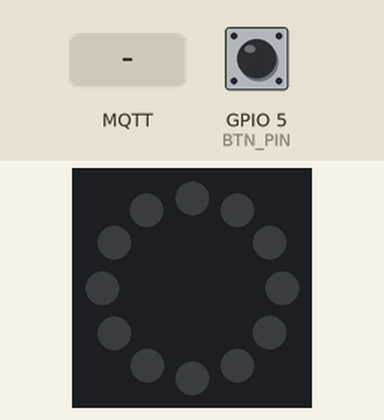
This sketch was run on a simulated ESP32-S3. Shown: 12 RGB LEDs in a ring, first at the top, clockwise. Inputs (shaded band) come from the test bench; at power-on: GPIO 5 (BTN_PIN) HIGH. Dim RGB values are drawn brighter than linear; WiFi joins after 1.5 s; servers stay silent unless stated; no MQTT or app messages arrive unless stated; what the sketch prints to the serial monitor is not drawn.

Above: at 2.3 s.
2.4 s: MQTT message "ping" arrives on the first subscribed topic
At 2.41 s:
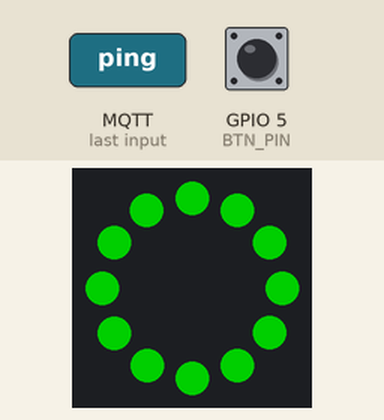
4.1 s: GPIO 5 (BTN_PIN) pulled LOW for 0.15 s
At 4.11 s:
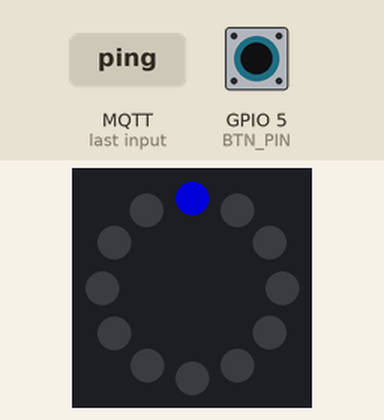
4.8 s: MQTT message "ack" arrives on the first subscribed topic
At 5.76 s:
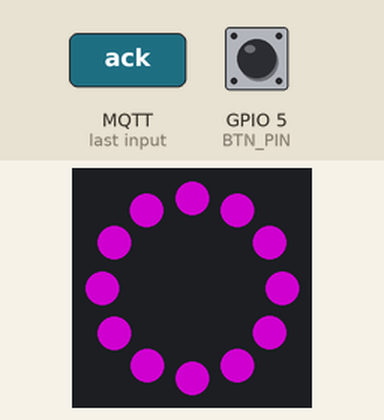
7.2 s: GPIO 5 (BTN_PIN) pulled LOW for 1 s
At 7.29 s:
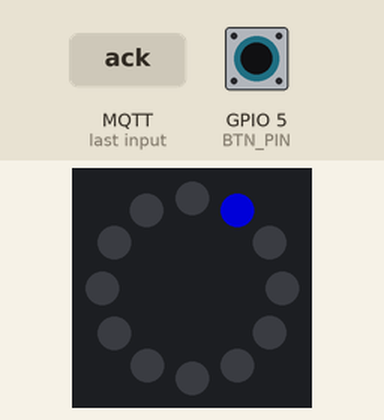

The sketch:

nanoA.ino
```cpp
#define THIS_IS_A 1                 //  <<<  A = 1

#include <WiFi.h>
#include <WiFiClientSecure.h>
#include <PubSubClient.h>
#include <Adafruit_NeoPixel.h>

/* ===== Wi-Fi credentials  ===== */
const char* WIFI_SSID = "YOUR WIFI NAME";
const char* WIFI_PASS = "YOUR WIFI PASSWORD";

/* ===== HiveMQ Cloud credentials  ===== */
const char* MQTT_BROKER = "YOUR MQTT BROKER LINK";
const int   MQTT_PORT   = 8883; // HiveMQ Cloud uses port 8883 for secure MQTT connections, replace with your own if needed
const char* MQTT_USER   = "USERNAME"; // HiveMQ Cloud username, replace with your own
const char* MQTT_PASS   = "PASSWORD"; // HiveMQ Cloud password, replace with your own

/* ===== Unique IDs (auto-selected) ===== */
#if THIS_IS_A
  #define CLIENT_ID "esp32NanoA"
  const char* TX_TOPIC = "nanos/AtoB";
  const char* RX_TOPIC = "nanos/BtoA";
#else
  #define CLIENT_ID "esp32NanoB"
  const char* TX_TOPIC = "nanos/BtoA";
  const char* RX_TOPIC = "nanos/AtoB";
#endif

/* ===== 3.  LET’S ENCRYPT ROOT CA  ===== */
const char LETS_ENCRYPT_CA[] PROGMEM = R"EOF(
-----BEGIN CERTIFICATE-----
YOUR LONG STRING
-----END CERTIFICATE-----
)EOF";


/* ---------- hardware ---------- */
constexpr uint8_t LED_PIN = D7; // REPLACE WITH YOUR OWN PIN NUMBER
constexpr uint8_t LED_CNT = 12; // REPLACE WITH YOUR OWN PIN NUMBER
constexpr uint8_t BTN_PIN = D4; // REPLACE WITH YOUR OWN PIN NUMBER


#define MQTT_KEEPALIVE_SEC 60        // every 60 s → HiveMQ never sleeps

WiFiClientSecure net;
PubSubClient     mqtt(net);
Adafruit_NeoPixel ring(LED_CNT, LED_PIN, NEO_GRB + NEO_KHZ800);

/* ------------------------------------------------------------------
 *                           STATE DEFINITIONS
 * ------------------------------------------------------------------ */
enum class PingState : uint8_t { Idle, Waiting, Acked, Timeout };
PingState pingState   = PingState::Idle;

constexpr uint32_t ACK_TIMEOUT_MS = 3000;
uint32_t           ackDeadline    = 0;

/* Blue spinner (while waiting for ACK) */
constexpr uint16_t SPIN_MS = 80;
uint8_t   spinStep      = 0;
uint32_t  nextSpinFrame = 0;

/* Red / Green blink (after ACK or timeout) */
constexpr uint8_t  BLINK_COUNT = 2;
constexpr uint16_t BLINK_MS    = 250;
bool      blinkOn        = false;
uint8_t   blinkToggles   = 0;
uint32_t  nextBlink      = 0;

/* Smooth “receiver glow” (green-yellow **plus purple** pulse) */
constexpr uint32_t RECV_EFFECT_MS   = 8000;   // longer, more sensual
constexpr uint16_t RECV_FRAME_MS    = 40;
bool      recvEffectActive = false;
uint32_t  recvEffectEnd    = 0;
uint32_t  nextRecvFrame    = 0;
uint8_t   recvPhase        = 0;

/* ------------------------------------------------------------------
 *                      HELPER & DEBUG FUNCTIONS
 * ------------------------------------------------------------------ */
void showSolid(uint8_t r, uint8_t g, uint8_t b)
{
  for (uint8_t i = 0; i < LED_CNT; ++i) ring.setPixelColor(i, r, g, b);
  ring.show();
}

/* -------- Wi-Fi event callback (prints disconnect reasons) -------- */
void onWiFiEvent(arduino_event_id_t event, arduino_event_info_t info)
{
  if (event == ARDUINO_EVENT_WIFI_STA_DISCONNECTED) {
    Serial.printf("\n[WiFi] Disconnected. Reason: %d\n", info.wifi_sta_disconnected.reason);
  }
}

/* ---------- Connect to Wi-Fi with timeout & diagnostics ---------- */
void connectWiFi()
{
  if (WiFi.status() == WL_CONNECTED) return;

  WiFi.mode(WIFI_STA);
  WiFi.begin(WIFI_SSID, WIFI_PASS);

  const uint32_t start = millis();
  Serial.print("[WiFi] Connecting");
  while (WiFi.status() != WL_CONNECTED && millis() - start < 15000) {
    delay(250);
    Serial.print('.');
  }

  if (WiFi.status() == WL_CONNECTED) {
    Serial.printf("\n[WiFi] Connected – IP: %s  RSSI: %d dBm\n",
                  WiFi.localIP().toString().c_str(), WiFi.RSSI());
  } else {
    Serial.println("\n[WiFi] *** still not connected – see reason above ***");
  }
}

/* ---------- Connect / stay connected to MQTT ---------- */
void connectMQTT()
{
  mqtt.setKeepAlive(MQTT_KEEPALIVE_SEC);          // <-- NEW
  while (!mqtt.connected()) {
    if (mqtt.connect(CLIENT_ID, MQTT_USER, MQTT_PASS)) {
      mqtt.subscribe(RX_TOPIC);
      mqtt.publish(TX_TOPIC, "hello");
      Serial.println("[MQTT] Connected");
    } else {
      Serial.print("[MQTT] failed, rc=");
      Serial.print(mqtt.state());
      Serial.println(" – retrying in 1.5 s");
      delay(1500);
    }
  }
}

/* ---------------- MQTT message-received handler ------------------ */
void onMessage(char* topic, byte* payload, unsigned int len)
{
  if (strcmp(topic, RX_TOPIC) != 0) return;

  char msg[8] = {0};
  len = (len > 7) ? 7 : len;
  memcpy(msg, payload, len);

  if (strcmp(msg, "ack") == 0 && pingState == PingState::Waiting) {
    pingState     = PingState::Acked;
    blinkOn       = false;
    blinkToggles  = BLINK_COUNT * 2;
    nextBlink     = millis();
  }
  else if (strcmp(msg, "ping") == 0) {
    mqtt.publish(TX_TOPIC, "ack");

    recvEffectActive = true;
    recvEffectEnd    = millis() + RECV_EFFECT_MS;
    nextRecvFrame    = millis();
    recvPhase        = 0;
  }
}

/* ------------------------------------------------------------------
 *                                SETUP
 * ------------------------------------------------------------------ */
void setup()
{
  Serial.begin(115200);
  Serial.println("\n=== ESP32-S3 Nano Ping ===");

  pinMode(BTN_PIN, INPUT_PULLUP);

  ring.begin();
  ring.setBrightness(200);
  ring.clear();
  ring.show();

  WiFi.onEvent(onWiFiEvent);   // diagnostic hook
  net.setCACert(LETS_ENCRYPT_CA);

  mqtt.setServer(MQTT_BROKER, MQTT_PORT);
  mqtt.setKeepAlive(MQTT_KEEPALIVE_SEC);          // <-- NEW
  mqtt.setCallback(onMessage);
}

/* ------------------------------------------------------------------
 *                                LOOP
 * ------------------------------------------------------------------ */
void loop()
{
  connectWiFi();
  if (WiFi.status() == WL_CONNECTED) connectMQTT();
  mqtt.loop();                               // auto-PINGREQs every 30 s

  const uint32_t now = millis();

  /* ---------- button edge detection ---------- */
  static bool lastBtn = HIGH;
  bool nowBtn = digitalRead(BTN_PIN);

  if (nowBtn == LOW && lastBtn == HIGH && pingState == PingState::Idle) {
    mqtt.publish(TX_TOPIC, "ping");

    pingState     = PingState::Waiting;
    spinStep      = 0;
    nextSpinFrame = now;
    ackDeadline   = now + ACK_TIMEOUT_MS;
  }
  lastBtn = nowBtn;

  /* ---------- blue spinner ---------- */
  if (pingState == PingState::Waiting && now >= nextSpinFrame) {
    ring.clear();
    ring.setPixelColor(spinStep, 0, 0, 180);
    ring.show();

    spinStep      = (spinStep + 1) % LED_CNT;
    nextSpinFrame = now + SPIN_MS;
  }

  /* ---------- ACK timeout ---------- */
  if (pingState == PingState::Waiting && now > ackDeadline) {
    pingState     = PingState::Timeout;
    blinkOn       = false;
    blinkToggles  = BLINK_COUNT * 2;
    nextBlink     = now;
  }

  /* ---------- red / green blink ---------- */
  if ((pingState == PingState::Timeout || pingState == PingState::Acked) &&
      blinkToggles && now >= nextBlink) {

    blinkOn = !blinkOn;
    if (blinkOn) {
      if (pingState == PingState::Timeout) showSolid(150,   0,   0); // red
      else                                 showSolid(  0, 150,   0); // green
    } else {
      ring.clear(); ring.show();
    }

    blinkToggles--;
    nextBlink = now + BLINK_MS;

    if (blinkToggles == 0 && !blinkOn) pingState = PingState::Idle;
  }

  /* ---------- smooth receiver glow (green-yellow + purple) ---------- */
  if (recvEffectActive && pingState == PingState::Idle) {
    if (now >= recvEffectEnd) {
      recvEffectActive = false;
      ring.clear(); ring.show();
    }
    else if (now >= nextRecvFrame) {
      uint8_t phase = recvPhase & 0x3F;      // 0-63

      if (phase < 32) {                      // first half: green → yellow
        uint8_t up    = (phase <= 15) ? phase : (31 - phase);
        uint8_t red   = map(up, 0, 15, 0, 150);
        uint8_t green = 150;
        showSolid(red, green, 0);
      } else {                               // second half: purple pulse
        uint8_t sub   = phase - 32;          // 0-31
        uint8_t up    = (sub <= 15) ? sub : (31 - sub);
        uint8_t blue  = map(up, 0, 15, 0, 150);
        uint8_t red   = 150;
        showSolid(red, 0, blue);
      }

      recvPhase     = (recvPhase + 1) & 0x3F;
      nextRecvFrame = now + RECV_FRAME_MS;
    }
  }
}
```

Measured:
- after the input at 2.4 s, the LEDs: change at once (image 1)
- after the input at 4.1 s, the LEDs: change at once (image 2)
- after the input at 4.8 s, the LEDs: first change at once (image 3 shows a later state)
- after the input at 7.2 s, the LEDs: first change at once (image 4 shows a later state)
